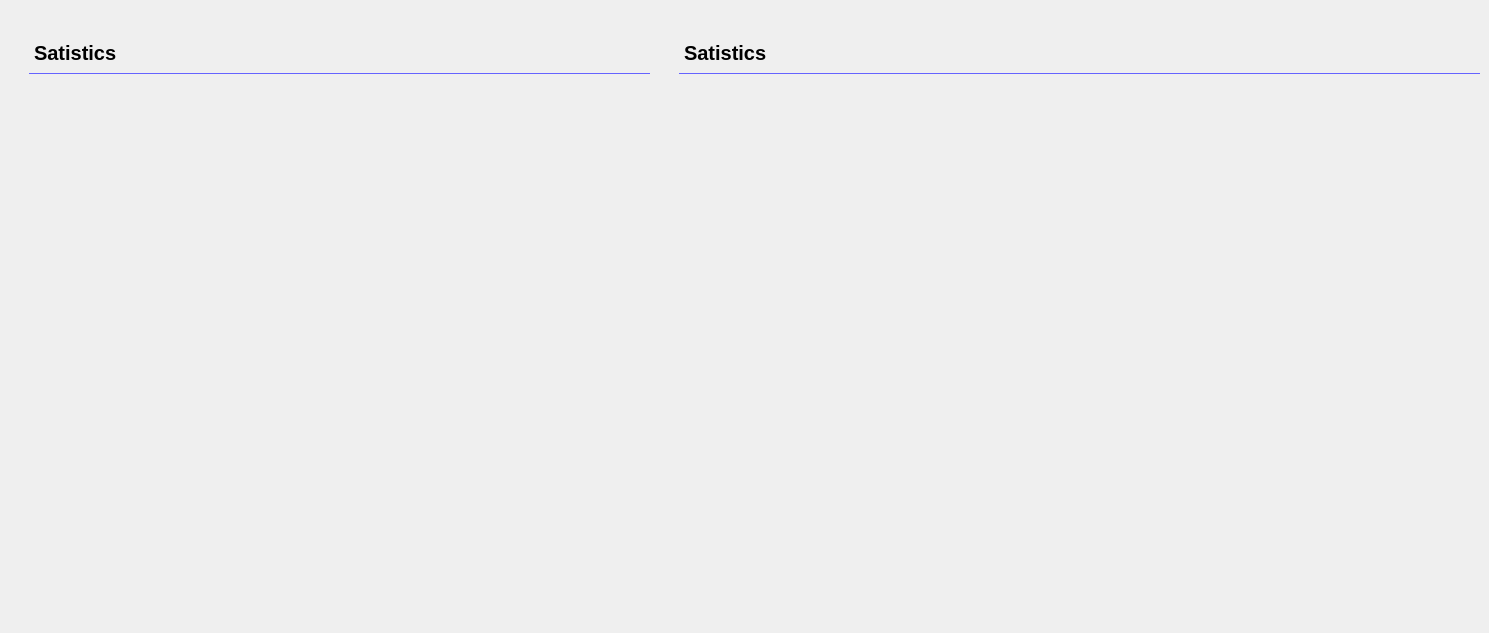
     <widget class="QWidget" name="tab_2">
      <attribute name="title">
       <string>Satistics</string>
      </attribute>
      <widget class="QWidget" name="client_statistic1" native="true">
       <property name="geometry">
        <rect>
         <x>29</x>
         <y>33</y>
         <width>621</width>
         <height>591</height>
        </rect>
       </property>
       <property name="sizeIncrement">
        <size>
         <width>1200</width>
         <height>1200</height>
        </size>
       </property>
       <property name="styleSheet">
        <string notr="true">border-radius:12px;</string>
       </property>
       <widget class="QLabel" name="label_4">
        <property name="geometry">
         <rect>
          <x>0</x>
          <y>0</y>
          <width>621</width>
          <height>41</height>
         </rect>
        </property>
        <property name="styleSheet">
         <string notr="true">background:transparent;
border-radius:0px;
font-size:20px;
font-weight:700;
border-bottom:1px solid #6563FF;</string>
        </property>
        <property name="text">
         <string>Satistics</string>
        </property>
       </widget>
       <widget class="QFrame" name="piechart_client">
        <property name="geometry">
         <rect>
          <x>20</x>
          <y>60</y>
          <width>581</width>
          <height>481</height>
         </rect>
        </property>
        <property name="frameShape">
         <enum>QFrame::StyledPanel</enum>
        </property>
        <property name="frameShadow">
         <enum>QFrame::Raised</enum>
        </property>
       </widget>
      </widget>
      <widget class="QWidget" name="client_statistic2" native="true">
       <property name="geometry">
        <rect>
         <x>679</x>
         <y>33</y>
         <width>801</width>
         <height>591</height>
        </rect>
       </property>
       <property name="sizeIncrement">
        <size>
         <width>1200</width>
         <height>1200</height>
        </size>
       </property>
       <property name="styleSheet">
        <string notr="true">border-radius:12px;</string>
       </property>
       <widget class="QLabel" name="label_14">
        <property name="geometry">
         <rect>
          <x>0</x>
          <y>0</y>
          <width>801</width>
          <height>41</height>
         </rect>
        </property>
        <property name="styleSheet">
         <string notr="true">background:transparent;
border-radius:0px;
font-size:20px;
font-weight:700;
border-bottom:1px solid #6563FF;</string>
        </property>
        <property name="text">
         <string>Satistics</string>
        </property>
       </widget>
       <widget class="QFrame" name="chart_client">
        <property name="geometry">
         <rect>
          <x>10</x>
          <y>60</y>
          <width>481</width>
          <height>481</height>
         </rect>
        </property>
        <property name="frameShape">
         <enum>QFrame::StyledPanel</enum>
        </property>
        <property name="frameShadow">
         <enum>QFrame::Raised</enum>
        </property>
       </widget>
      </widget>
     </widget>
